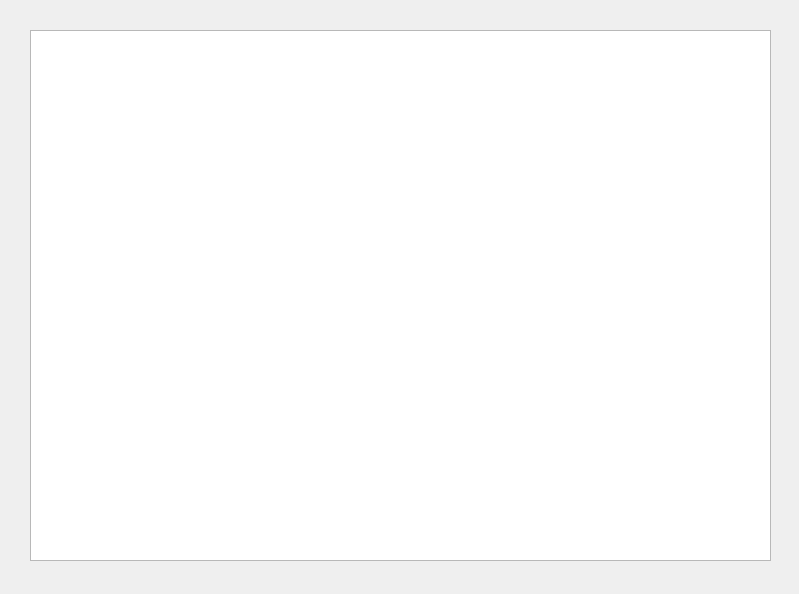
<?xml version="1.0" encoding="UTF-8"?>
<ui version="4.0">
 <class>Form</class>
 <widget class="QWidget" name="Form">
  <property name="geometry">
   <rect>
    <x>0</x>
    <y>0</y>
    <width>799</width>
    <height>594</height>
   </rect>
  </property>
  <property name="windowTitle">
   <string>Form</string>
  </property>
  <widget class="QTableWidget" name="grille">
   <property name="geometry">
    <rect>
     <x>30</x>
     <y>30</y>
     <width>741</width>
     <height>531</height>
    </rect>
   </property>
  </widget>
 </widget>
 <resources/>
 <connections/>
</ui>
